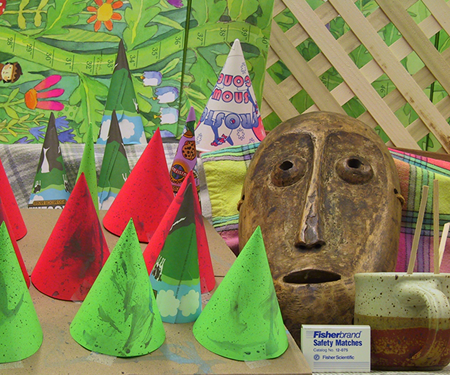
#> input picture HW04/data/Cones/img_left.png, 450 x 375 px, found by its file name
$ python main.py --image Tsukuba
#> lines starting #> are read from the running program, lines starting #| are printed output that depends on the picture
### HW04/computeDisp.py
import numpy as np
import cv2.ximgproc as xip


def computeDisp(Il, Ir, max_disp):
    h, w, ch = Il.shape
    labels = np.zeros((h, w), dtype=np.float32)
    Il = Il.astype(np.float32)
    Ir = Ir.astype(np.float32)

    # >>> Cost Computation
    # TODO: Compute matching cost
    # [Tips] Census cost = Local binary pattern -> Hamming distance
    # [Tips] Set costs of out-of-bound pixels = cost of closest valid pixel
    # [Tips] Compute cost both Il to Ir and Ir to Il for later left-right consistency


    # >>> Cost Aggregation
    # TODO: Refine the cost according to nearby costs
    # [Tips] Joint bilateral filter (for the cost of each disparty)


    # >>> Disparity Optimization
    # TODO: Determine disparity based on estimated cost.
    # [Tips] Winner-take-all


    # >>> Disparity Refinement
    # TODO: Do whatever to enhance the disparity map
    # [Tips] Left-right consistency check -> Hole filling -> Weighted median filtering


    return labels.astype(np.uint8)

### HW04/main.py
import numpy as np
import cv2
import argparse
import os, glob
from eval import evaluate
from computeDisp import computeDisp


def main():
    parser = argparse.ArgumentParser(description='main function of Stereo matching')
    parser.add_argument('--dataset_path', default='./data/', help='path to dataset')
    parser.add_argument('--image', choices=['Tsukuba', 'Venus', 'Teddy', 'Cones'], required=True, help='choose processing image')
    args = parser.parse_args()

    config = {'Tsukuba': (15, 16),
              'Venus':   (20, 8),
              'Teddy':   (60, 4),
              'Cones':   (60, 4)}

    img_left = cv2.imread(os.path.join(args.dataset_path, args.image, 'img_left.png'))
#> img_left is the input picture: shape (375, 450, 3); mean B, G, R 82.3, 130.2, 132.6
    img_left_g = cv2.imread(os.path.join(args.dataset_path, args.image, 'img_left.png'), cv2.IMREAD_GRAYSCALE)
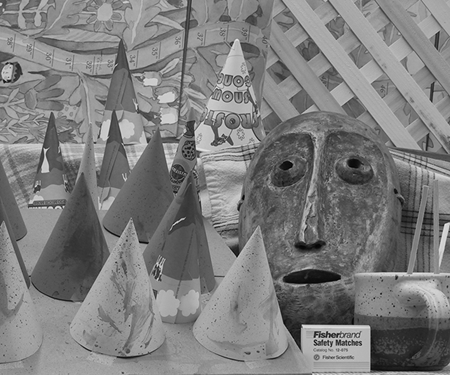
#> img_left_g: shape (375, 450); min 0, max 235, mean 125
    img_right = cv2.imread(os.path.join(args.dataset_path, args.image, 'img_right.png'))
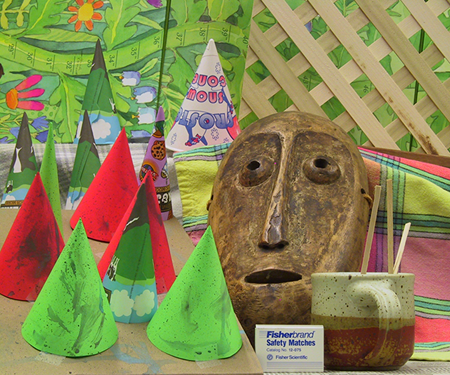
#> input picture HW04/data/Cones/img_right.png, 450 x 375 px, found by its file name
#> img_right is the input picture: shape (375, 450, 3); mean B, G, R 83.6, 133.3, 137.4
    img_right_g = cv2.imread(os.path.join(args.dataset_path, args.image, 'img_right.png'), cv2.IMREAD_GRAYSCALE)
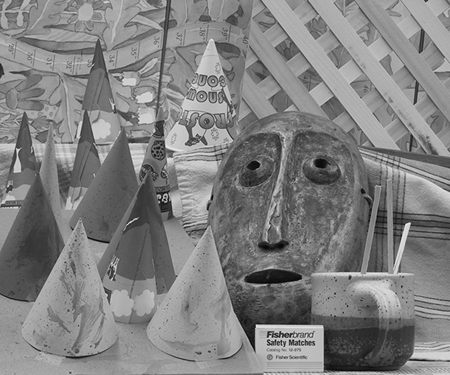
#> img_right_g: shape (375, 450); min 0, max 243, mean 128.4
    max_disp, scale_factor = config[args.image]

    labels = computeDisp(img_left, img_right, max_disp)
#> labels: shape (375, 450); every value is 0
    cv2.imwrite('./%s.png'%args.image, np.uint8(labels * scale_factor))

    if glob.glob(os.path.join(args.dataset_path, args.image, 'disp_gt.*')):
        gt_path = glob.glob(os.path.join(args.dataset_path, args.image, 'disp_gt.*'))[0]
        img_gt = cv2.imread(gt_path, -1)
        error = evaluate(labels, img_gt, scale_factor)
        print('[Bad Pixel Ratio] %.2f%%' % (error*100))


if __name__ == '__main__':
    main()
